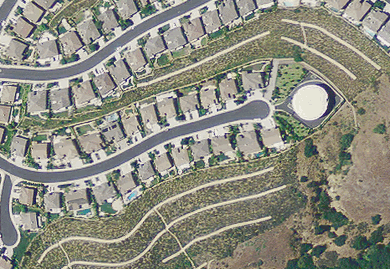
#> input picture data/!_3_5.png, 390 x 269 px, given in place of X_2_07.png, which was not available
$ python cv.py
#> lines starting #> are read from the running program, lines starting #| are printed output that depends on the picture; after the words box and inside, x2 and y2 are one past the last pixel; in counts of white or black regions, pixels touching at a corner belong together; pictures that were not available may be replaced by others from this repository, and a replacement may not be noted
import sys
sys.path.append('/usr/local/lib/python3.7/site-packages')
import cv2
import numpy as np
import matplotlib.pyplot as plt
from sklearn.cluster import KMeans
from collections import Counter, defaultdict
import math

# [12 lines left out: function mser, not called in this run]

def detect_edge(gray):
    edges = cv2.Canny(gray,100,200)
    # plt.axis("off")
    # plt.imshow(edges)
    # plt.show()
    return edges

# [115 lines left out: functions color_hist, gaussian_blur, hsv_hist, find_histogram, plot_colors2, get_dominant_color and 2 more, not called in this run]


def detect_peripheral_lines(peripheral):
    gray = cv2.cvtColor(peripheral, cv2.COLOR_BGR2GRAY)
    edges = detect_edge(gray)
    minLineLength = 10
    lines = cv2.HoughLinesP(image=edges, rho=1, theta=np.pi / 90, threshold=10, lines=np.array([]), minLineLength=minLineLength, maxLineGap=2)
    print(len(lines))
    if lines is not None:
        for i in range(0, len(lines)):
            l = lines[i][0]
            cv2.line(peripheral, (l[0], l[1]), (l[2], l[3]), (0,0,255), 3, cv2.LINE_AA)
        # [5 lines of commented-out code are left out]
    plt.axis("off")
    plt.imshow(peripheral)
    plt.show()


# [11 lines left out: functions rgb2hsv, get_hsv_p_f, not called in this run]


if __name__ == "__main__":
    img = cv2.imread('../data/X_2_07.png')
#> img is the input picture: shape (269, 390, 3); mean B, G, R 128, 140.2, 140.1
    img = cv2.resize(img,(200,200))
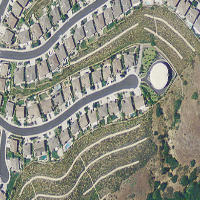
#> img: shape (200, 200, 3); mean B, G, R 127.8, 140.1, 140
    plt.axis("off")
    plt.imshow(img)
    plt.show()
    # [6 lines of commented-out code are left out]


    mask = cv2.imread('mask.png',0)
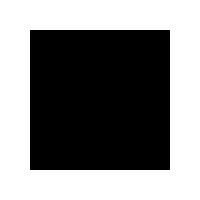
#> input picture src/mask.png, 200 x 200 px
#> mask: shape (200, 200); 51% white; 1 black region, box (x1, y1, x2, y2) and area: (30, 30, 170, 170) 19600
    peripheral = cv2.bitwise_and(img,img,mask = mask)
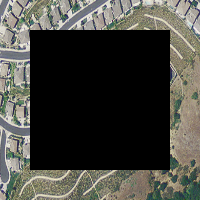
#> peripheral: shape (200, 200, 3); mean B, G, R 63.5, 69.9, 70.1
    detect_peripheral_lines(peripheral)
#> in detect_peripheral_lines, `gray = cv2.cvtColor(peripheral, cv2.COLOR_BGR2GRAY)`:
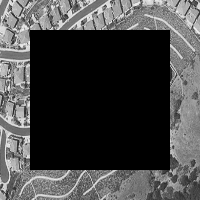
#> gray: shape (200, 200); min 0, max 239, mean 69.2
#> in detect_edge, `edges = cv2.Canny(gray,100,200)`:
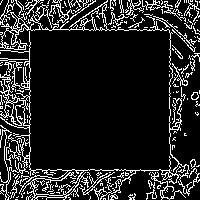
#> edges: shape (200, 200); 14.2% white in thin lines or dots
#> in detect_peripheral_lines, `lines = cv2.HoughLinesP(image=edges, rho=1, theta=np.pi / 90, threshol..`: lines = 116 rows, first 6: [38, 16, 52, 15], [7, 170, 35, 173], [20, 163, 21, 147], [120, 12, 139, 8], [18, 52, 20, 40], [104, 25, 126, 21]
#| 116
#> the loop in detect_peripheral_lines, `for i in range(0, len(lines)):` made 116 passes
#> l on passes 1 to 12: [38, 16, 52, 15], [7, 170, 35, 173], [20, 163, 21, 147], [120, 12, 139, 8], [18, 52, 20, 40], [104, 25, 126, 21], [77, 179, 104, 195], [142, 5, 167, 1], [58, 21, 71, 18], [0, 142, 3, 127], [11, 38, 12, 51], [21, 94, 22, 83]
#> after the loop in detect_peripheral_lines, `for i in range(0, len(lines)):`:
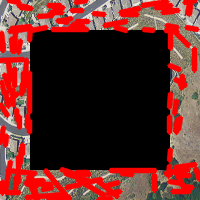
#> peripheral: shape (200, 200, 3); mean B, G, R 37.4, 41.1, 98.7
    # plt.imshow(peripheral)
    # plt.show()
